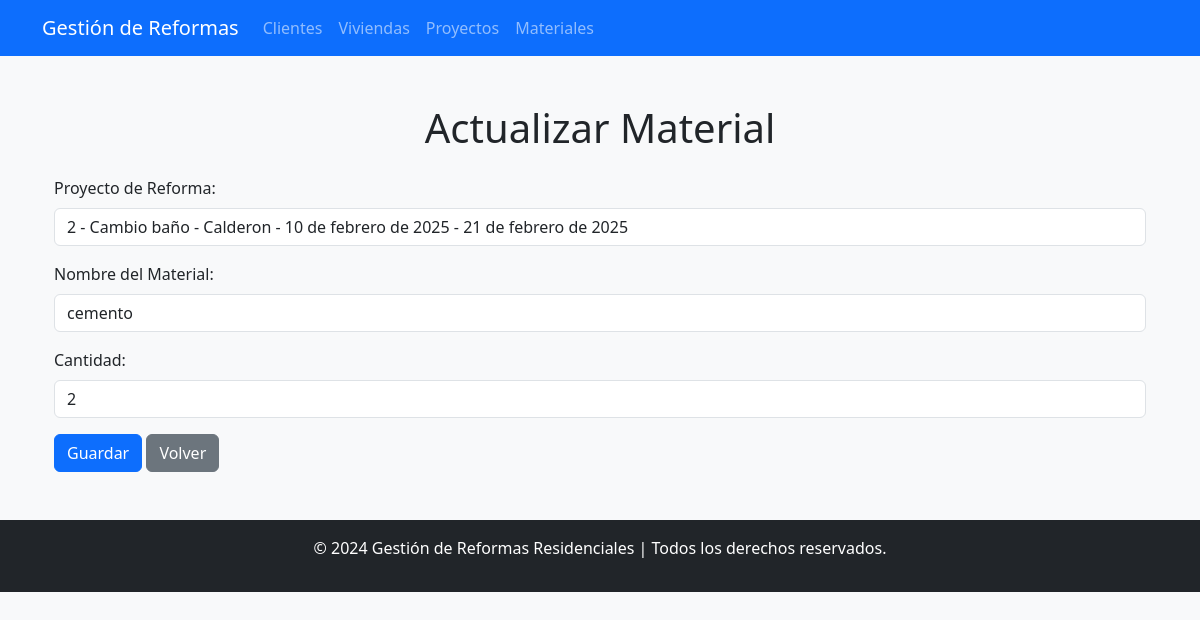
Page /materiales/editar/1/ on the committed database.
### Aplicaciones/Reformas_ejer09/models.py (models this page shows)
class Material(models.Model):
    id_material = models.AutoField(primary_key=True)  # Identificador único
    id_proyecto = models.ForeignKey(ProyectoDeReforma, on_delete=models.CASCADE, related_name='materiales')  # Relación con ProyectoDeReforma
    nombre_material = models.CharField(max_length=255)  # Nombre del material
    cantidad = models.IntegerField()

class ProyectoDeReforma(models.Model):
    id_proyecto = models.AutoField(primary_key=True)
    id_vivienda = models.ForeignKey(Vivienda, on_delete=models.CASCADE, related_name='proyectos')
    descripcion = models.TextField()  # Descripción del proyecto de reforma
    fecha_inicio = models.DateField()  # Fecha de inicio de la reforma
    fecha_fin = models.DateField()  # Fecha de fin de la reforma
    estado = models.CharField(
        max_length=20,
        choices=[('Pendiente', 'Pendiente'), ('En progreso', 'En progreso'), ('Finalizado', 'Finalizado')],
        default='Pendiente'
    )  # Estado del proyecto

### Aplicaciones/Reformas_ejer09/views.py (the view, shortened to what this page needs)
# urls.py: path('materiales/editar/<int:pk>/', views.editar_material, name='editar_material'),  # Página para editar un material
def editar_material(request, pk):
    material = Material.objects.get(id_material=pk)
    proyectos = ProyectoDeReforma.objects.all()  # Obtener todos los proyectos
    print(f"Cantidad actual: {material.cantidad}")
    return render(request, 'materiales/updateMaterial.html', {'material': material, 'proyectos': proyectos})

### Aplicaciones/Reformas_ejer09/templates/materiales/updateMaterial.html (shortened to what this page needs)
{% extends 'plantilla.html' %}
{% block content %}
<div class="container mt-5">
    <h1 class="text-center">Actualizar Material</h1>
    <form method="POST" class="mt-4" id="frm_editar_material">
        <div class="mb-3">
            <label for="id_proyecto" class="form-label">Proyecto de Reforma:</label>
            <select id="id_proyecto" name="id_proyecto" class="form-control" required>
                {% for proyecto in proyectos %}
                    <option value="{{ proyecto.id_proyecto }}" {% if proyecto.id_proyecto == material.id_proyecto.id_proyecto %}selected{% endif %}>
                        {{ proyecto.id_proyecto }} - {{ proyecto.descripcion }} - {{ proyecto.id_vivienda.direccion }}
                    </option>
                {% endfor %}
            </select>
        </div>
        <div class="mb-3">
            <label for="nombre_material" class="form-label">Nombre del Material:</label>
            <input type="text" id="nombre_material" name="nombre_material" class="form-control" value="{{ material.nombre_material }}" required>
        </div>
        <div class="mb-3">
            <label for="cantidad" class="form-label">Cantidad:</label>
            <input type="number"
                id="cantidad"
                name="cantidad"
                class="form-control"
                value="{{ material.cantidad|floatformat:0 }}"
                step="1"
                required>
        </div>
        <button type="submit" class="btn btn-primary">Guardar</button>
        <a href="{% url 'lista_materiales' %}" class="btn btn-secondary">Volver</a>
    </form>
</div>
{% endblock %}

### rows in the picture
Material: id_proyecto "2 - Cambio baño - Calderon - 10 de febrero de 2025 - 21 de febrero de 2025", nombre_material "cemento", cantidad "2"
